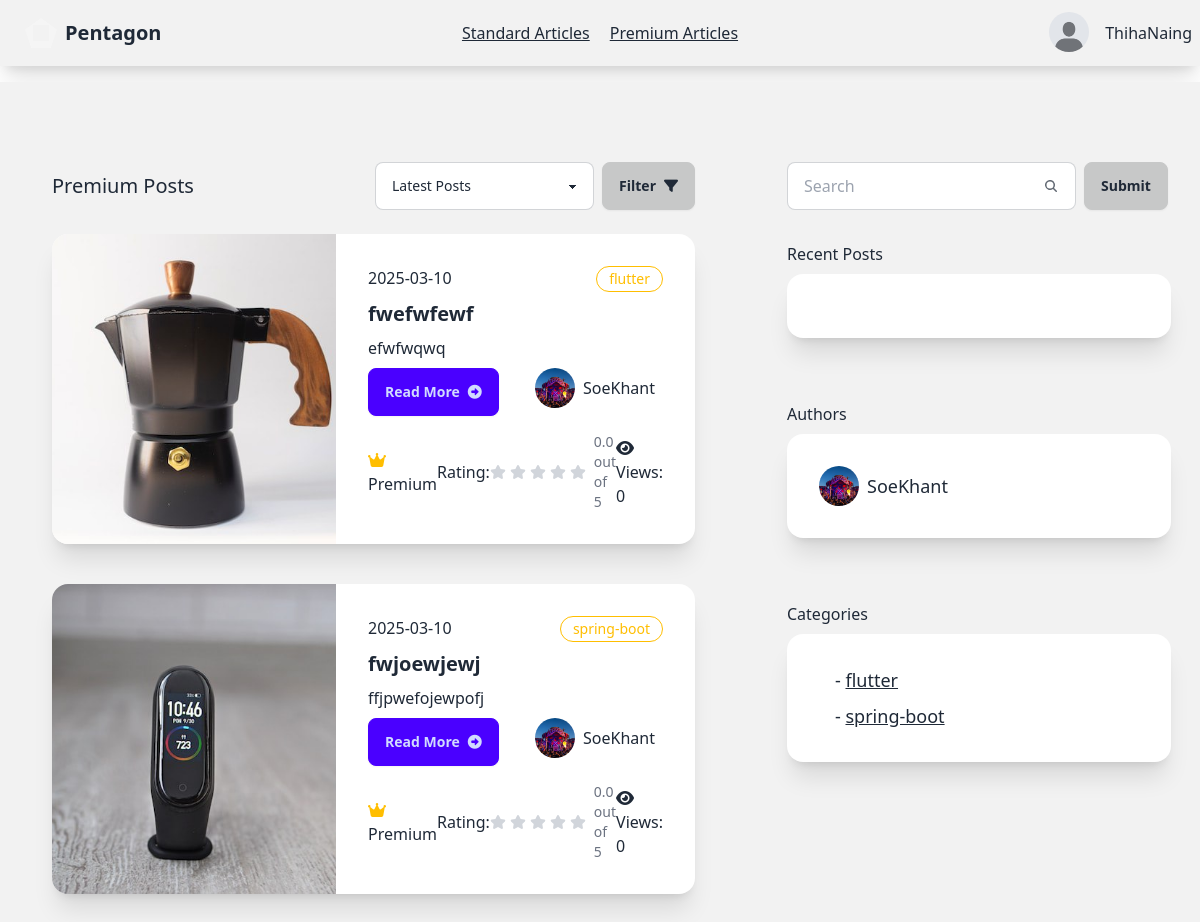
Page /reader/premium-posts/ (signed in) on the committed database.
### account/models.py (models this page shows, shortened)
class AccountStatus(models.Model):
    is_verified=models.BooleanField(default=False)
    profile=models.ImageField(max_length=100, blank=True,default="account/default.jpeg",null=True,upload_to="media/account")
    user=models.ForeignKey(User, on_delete=models.CASCADE,related_name="account_status")
    rank=models.CharField(max_length=20,blank=True, default="Silver")
    created_at=models.DateTimeField(auto_now=True)

### writer/models.py (models this page shows, shortened)
class Article(models.Model):
    CATEGORY_CHOICES = [
        ('flutter', 'Flutter'),
        ('react-native', 'React Native'),
        ('node.js', 'Node.JS'),
        ('spring-boot','Spring Boot'),
        ('laravel','Laravel'),
        ('django',"Django"),
        ('aws',"AWS"),
        ('web-development','Web Development'),
        ('mobile-development','Mobile Development'),
        ('cloud','Cloud Architect')
    ]
    title=models.CharField(max_length=100)
    content=models.TextField(
        validators=[
            MinLengthValidator(40, message="Content must be at least 40 characters long.")
        ]
    )
    author=models.ForeignKey(User, on_delete=models.CASCADE)
    view_count = models.PositiveIntegerField(default=0)
    posted_at=models.DateTimeField(auto_now_add=True)
    is_premium=models.BooleanField(default=False)
    is_standard=models.BooleanField(default=False)
    photo=models.ImageField(default='article/default.jpeg', blank=True, null=True,upload_to="article/")
    category = models.CharField(
        max_length=20,
        choices=CATEGORY_CHOICES,
        default='web-development',
        blank=False,
        null=False
    )
    def get_rating(self):
        reviews = self.article_review.all()
        if reviews:
            total_rating = sum(review.rating for review in reviews)
            return total_rating / len(reviews)
        else:
            return 0
    def get_author_name(self):
        return self.author.username
    def get_account_status(self):
        try:
            return self.author.account_status.first()
        except AccountStatus.DoesNotExist:
            return None

### reader/views.py (the view, shortened to what this page needs)
# urls.py: path('premium-posts/', views.premium_posts, name="premium-posts"),
@login_required(login_url="sign-in")
def premium_posts(request):
    recent_articles=get_recent_articles(request.user.id)
    try:
        sub_user=Subscription.objects.get(user=request.user,is_active=True)
    except Subscription.DoesNotExist:
        return redirect("subscription-locked")
    if sub_user.subscription_plan == "Premium":
        articles=Article.objects.filter(is_premium=True).select_related("author")
        authors=AccountStatus.objects.filter(user__in=articles.values("author"))
        categories=Article.objects.filter(is_premium=True).values("category")
        query=request.GET.get("search","")
        context={
            "articles":articles,
            "account_status":get_account_status(request),
            "authors":authors,
            "categories":categories,
            "recent_articles":recent_articles
        }
        return render(request, "reader/premium-posts.html", context)
    else:
        return redirect("subscription-locked")

### reader/views.py (called while the page is built)
def get_recent_articles(user_id):
    key = f"recent_articles:{user_id}"
    article_ids = cache.get(key, [])
    return Article.objects.filter(id__in=article_ids)

def get_account_status(request):
    account_status = AccountStatus.objects.get(user=request.user)
    return account_status

### reader/templates/reader/premium-posts.html (shortened to what this page needs)
{% extends "reader/base.html" %}
{% block content %}
<div class="bg-base-200 min-h-screen flex w-100 mt-4">
    <div class="grid grid-cols-8 gap-2 ">
        <div class="col-start-1 col-span-5 mt-12 mx-5">
            <div class="card">
                <div class="card-body">
                   <div class="flex justify-between items-center">
                    <p class="text-xl">Premium Posts</p>
                    <div class="flex w-80">
                      <div class="flex w-80">
                        <select id="postFilter" class="select select-bordered w-full max-w-xs ">
                          <option  selected>Latest Posts</option>
                        </select>
                        <button id="applyFilterBtn" class="btn btn-active ml-2">Filter <i class="fa-solid fa-filter"></i></button>
                      </div>
                    </div>
                   </div>
                    {% for article in articles %}
          <div class="card card-side bg-base-100 shadow-xl my-4">
            <figure class="w-8/12">
                <img
                  style="min-height:310px;min-width:200px"
                  src="{{article.photo.url}}"
                  alt="Movie" />
              </figure>
            <div class="card-body">
              <div class="flex">
                <p>{{article.posted_at|date:'Y-m-d'}}</p>
                <div class="badge badge-warning badge-outline p-3">{{article.category}}</div>
              </div>
              <h2 class="card-title">{{article.title}}</h2>
              <p class="">{{article.content|safe|truncatewords:30}}</p>
              <div class="card-actions justify-between">
                <a href="{% url 'post-detail' article.id %}" class="btn btn-primary">Read More<i class="fa-solid fa-circle-right"></i></a>
                <div>
                    <div class="flex-row flex items-center">
                        <div class="avatar">
                            <div class="w-10 rounded-full">
                                <img
                                style="object-fit: cover;width:100%;height:100%"
                                alt="Tailwind CSS Navbar component"
                                src="{{article.get_account_status.profile.url}}" />
                            </div>
                          </div>
                          <h2 class="mx-2">{{article.get_author_name}}</h2>
                    </div>
                </div>
              </div>
              <div class="flex justify-between items-center mt-2">
                <div>
                  <i class="fa-solid fa-crown text-warning"></i> Premium
                </div>
                <div class="flex items-center">
                  Rating:
                  <div class="flex">
                  </div>
                  <div class="">
                    <p class="ms-1 text-sm font-medium text-gray-500 dark:text-gray-400">{{article.get_rating|floatformat:1}} out of 5</p>
                  </div>
                </div>
                <div class="">
                  <i class="fa-solid fa-eye mr-1"></i>Views:
                 {{article.view_count}}
              </div>
              </div>
            </div>
          </div>
          {% endfor %}
                </div>
            </div>
        </div>
        <div class="col-start-6 col-span-2 mt-20">
            <div class="flex-row">
              <div class="ml-8">
                <form action="" class="flex" method="get">
                  <label class="input input-bordered flex items-center gap-2">
                    <input type="text" class="grow" name="search" placeholder="Search" />
                    <svg
                      xmlns="http://www.w3.org/2000/svg"
                      viewBox="0 0 16 16"
                      fill="currentColor"
                      class="h-4 w-4 opacity-70">
                      <path
                        fill-rule="evenodd"
                        d="M9.965 11.026a5 5 0 1 1 1.06-1.06l2.755 2.754a.75.75 0 1 1-1.06 1.06l-2.755-2.754ZM10.5 7a3.5 3.5 0 1 1-7 0 3.5 3.5 0 0 1 7 0Z"
                        clip-rule="evenodd" />
                    </svg>
                  </label>
                  <input type="submit" value="Submit" class="btn btn-active ml-2">
                </form>
              </div>
              <div class="card">
                <div class="card-body">
                    Recent Posts
                    <div class="card bg-base-100 w-96 shadow-xl">
                        <div class="card-body">
                        </div>
                      </div>
                  </div>
                </div>
              <div class="card">
                <div class="card-body">
                    Authors
                    <div class="card bg-base-100 w-96 shadow-xl">
                        <div class="card-body">
                           {% for account in authors %}
                           <div class="flex-row flex items-center">
                            <div class="avatar">
                                <div class="w-10 rounded-full">
                                  <img src="{{account.profile.url}}" />
                                </div>
                              </div>
                                 <h2 class="mx-2 text-lg">{{account.user.username}}</h2>
                           </div>
                           {% endfor %}
                        </div>
                      </div>
                  </div>
                </div>
                <div class="card">
                  <div class="card-body">
                      Categories
                      <div class="card bg-base-100 w-96 shadow-xl">
                          <div class="card-body">
                             {% for category in categories %}
                             <div class="flex-row flex items-center">
                                   <h2 class="mx-4 text-lg">- <a href="" class="link">{{category.category}}</a></h2>
                             </div>
                             {% endfor %}
                          </div>
                        </div>
                    </div>
                  </div>
            </div>
            </div>
        </div>
</div>
{% endblock  %}

### reader/templates/reader/base.html (shortened to what this page needs)
{% load static %}
<!DOCTYPE html>
<html lang="en">
<head>
    <link href="https://cdn.jsdelivr.net/npm/daisyui@latest/dist/full.min.css" rel="stylesheet" type="text/css" />
    <link href="{% static 'fontawesomefree/css/fontawesome.css' %}" rel="stylesheet" type="text/css">
    <link href="{% static 'fontawesomefree/css/brands.css' %}" rel="stylesheet" type="text/css">
    <link href="{% static 'fontawesomefree/css/solid.css' %}" rel="stylesheet" type="text/css">
</head>
<body>
    <div class="navbar bg-base-200 shadow-xl">
        <div class="navbar-start">
          <a href="{% url 'home' %}" class="btn btn-ghost text-xl"><div class="mask mask-pentagon w-8 h-8 border-8 border-neutral-100	"></div>Pentagon</a>
        </div>
        <div class="navbar-center gap-5">
            <a id="standard" href="{% url 'standard-posts' %}" class=" link ">Standard Articles</a>
            <a  href="{% url 'premium-posts' %}" class="link">Premium Articles</a>
          </div>
        <div class="navbar-end gap-3">
          {% if user.is_authenticated %}
          <div class="dropdown dropdown-end">
            <div tabindex="0" role="button" class="btn btn-ghost btn-circle avatar">
              <div class="w-10 rounded-full">
                <img
                  style="object-fit: contain;width:100%;height:100%"
                  alt="Tailwind CSS Navbar component"
                  src="{{account_status.profile.url}}" />
              </div>
            </div>
          </div>
          {{user}}
          {% else %}
          <a href="{% url 'sign-up' %}" class="btn">Sign Up</a>
          <a href="{% url 'sign-in' %}" class="btn">Sign In</a>
          {% endif %}
        </div>
       </div>
    {% block content %}
    {% endblock  %}
    <script src="https://cdn.tailwindcss.com"></script>
</body>
</html>

### rows in the picture
AccountStatus: profile (placeholder picture)
Article: photo (picture), posted_at "2025-03-10", category "flutter", title "fwefwfewf", content "efwfwqwq", get_account_status.profile (picture), get_author_name "SoeKhant", get_rating "0.0", view_count "0"
Article: photo (picture), posted_at "2025-03-10", category "spring-boot", title "fwjoewjewj", content "ffjpwefojewpofj", get_account_status.profile (picture), get_author_name "SoeKhant", get_rating "0.0", view_count "0"
AccountStatus: profile (picture), user.username "SoeKhant"

### other values in the picture
{{ user }} "ThihaNaing"
{{ category.category }} "flutter" "spring-boot"
